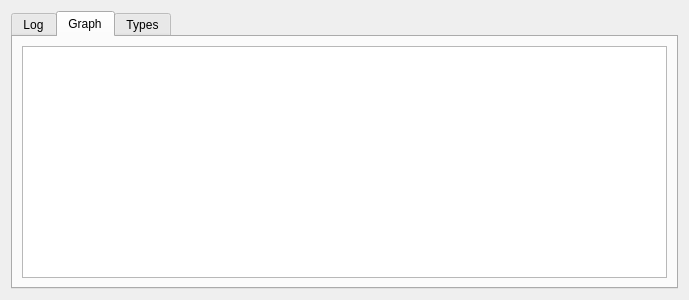
<?xml version="1.0" encoding="UTF-8"?>
<ui version="4.0">
 <class>GammaRay::EventMonitorWidget</class>
 <widget class="QWidget" name="GammaRay::EventMonitorWidget">
  <property name="geometry">
   <rect>
    <x>0</x>
    <y>0</y>
    <width>689</width>
    <height>300</height>
   </rect>
  </property>
  <property name="sizePolicy">
   <sizepolicy hsizetype="Expanding" vsizetype="Expanding">
    <horstretch>0</horstretch>
    <verstretch>0</verstretch>
   </sizepolicy>
  </property>
  <layout class="QVBoxLayout" name="verticalLayout_3">
   <item>
    <widget class="QTabWidget" name="tabWidget">
     <property name="currentIndex">
      <number>1</number>
     </property>
     <widget class="QWidget" name="tab">
      <attribute name="title">
       <string>Log</string>
      </attribute>
      <layout class="QHBoxLayout" name="horizontalLayout">
       <item>
        <widget class="QSplitter" name="mainSplitter">
         <property name="orientation">
          <enum>Qt::Horizontal</enum>
         </property>
         <widget class="QWidget" name="layoutWidget">
          <layout class="QVBoxLayout" name="verticalLayout_4">
           <item>
            <layout class="QHBoxLayout" name="toolbarLayout">
             <property name="bottomMargin">
              <number>6</number>
             </property>
             <item>
              <widget class="QLineEdit" name="eventSearchLine"/>
             </item>
             <item>
              <widget class="QToolButton" name="pauseButton">
               <property name="text">
                <string>Pause</string>
               </property>
               <property name="checkable">
                <bool>true</bool>
               </property>
              </widget>
             </item>
             <item>
              <widget class="QToolButton" name="clearButton">
               <property name="text">
                <string>Clear History</string>
               </property>
              </widget>
             </item>
            </layout>
           </item>
           <item>
            <widget class="GammaRay::DeferredTreeView" name="eventTree">
             <property name="contextMenuPolicy">
              <enum>Qt::CustomContextMenu</enum>
             </property>
             <property name="uniformRowHeights">
              <bool>true</bool>
             </property>
            </widget>
           </item>
          </layout>
         </widget>
         <widget class="QWidget" name="layoutWidget_2">
          <layout class="QVBoxLayout" name="verticalLayout">
           <item>
            <widget class="GammaRay::DeferredTreeView" name="eventInspector">
             <property name="contextMenuPolicy">
              <enum>Qt::CustomContextMenu</enum>
             </property>
             <property name="selectionMode">
              <enum>QAbstractItemView::ContiguousSelection</enum>
             </property>
            </widget>
           </item>
          </layout>
         </widget>
        </widget>
       </item>
      </layout>
     </widget>
     <widget class="QWidget" name="tab_3">
      <attribute name="title">
       <string>Graph</string>
      </attribute>
      <layout class="QGridLayout" name="gridLayout">
       <item row="0" column="0">
        <widget class="GammaRay::Graphs::GraphicsView" name="graphicsView"/>
       </item>
      </layout>
     </widget>
     <widget class="QWidget" name="tab_2">
      <attribute name="title">
       <string>Types</string>
      </attribute>
      <layout class="QHBoxLayout" name="horizontalLayout_2">
       <item>
        <layout class="QVBoxLayout" name="verticalLayout_2">
         <item>
          <layout class="QHBoxLayout" name="toolbarLayout_2">
           <property name="bottomMargin">
            <number>6</number>
           </property>
           <item>
            <spacer name="horizontalSpacer">
             <property name="orientation">
              <enum>Qt::Horizontal</enum>
             </property>
             <property name="sizeHint" stdset="0">
              <size>
               <width>40</width>
               <height>20</height>
              </size>
             </property>
            </spacer>
           </item>
           <item>
            <widget class="QToolButton" name="recordAllButton">
             <property name="text">
              <string>Record All</string>
             </property>
            </widget>
           </item>
           <item>
            <widget class="QToolButton" name="recordNoneButton">
             <property name="text">
              <string>Record None</string>
             </property>
            </widget>
           </item>
           <item>
            <spacer name="horizontalSpacer">
             <property name="orientation">
              <enum>Qt::Horizontal</enum>
             </property>
             <property name="sizeType">
              <enum>QSizePolicy::Maximum</enum>
             </property>
             <property name="sizeHint" stdset="0">
              <size>
               <width>50</width>
               <height>0</height>
              </size>
             </property>
            </spacer>
           </item>
           <item>
            <widget class="QToolButton" name="showAllButton">
             <property name="text">
              <string>Show All</string>
             </property>
            </widget>
           </item>
           <item>
            <widget class="QToolButton" name="showNoneButton">
             <property name="text">
              <string>Show None</string>
             </property>
            </widget>
           </item>
          </layout>
         </item>
         <item>
          <widget class="GammaRay::DeferredTreeView" name="eventTypeTree">
           <property name="uniformRowHeights">
            <bool>true</bool>
           </property>
          </widget>
         </item>
        </layout>
       </item>
      </layout>
     </widget>
    </widget>
   </item>
  </layout>
 </widget>
 <customwidgets>
  <customwidget>
   <class>GammaRay::DeferredTreeView</class>
   <extends>QTreeView</extends>
   <header location="global">ui/deferredtreeview.h</header>
  </customwidget>
  <customwidget>
   <class>GammaRay::Graphs::GraphicsView</class>
   <extends>QGraphicsView</extends>
   <header location="global">ui/graphs/graphicsview.h</header>
  </customwidget>
 </customwidgets>
 <resources/>
 <connections/>
</ui>
